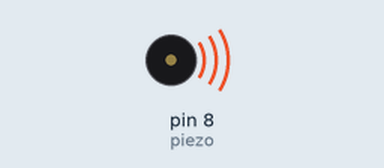
Simulated run of this sketch. Board: Arduino Nano, built with avr-gcc and run on an emulated ATmega328P. Shown: buzzer (waves = sounding).

Above: at 0.1 s.
At 104.6 s:
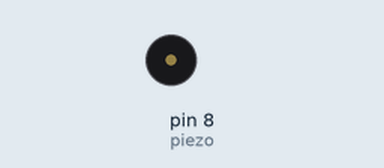
Timing chart, 0 to 106.1 s (numbered marks = the images above):
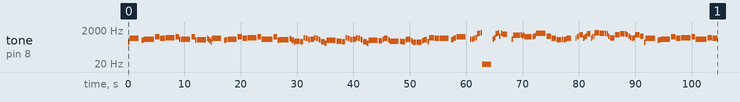

The sketch:

Omori_duet.ino
```cpp
#define C2  65
#define C3  131
#define GH2 104
#define GH3 208
#define AH2 116
#define AH3 233
#define C4  262
#define DH3 155
#define DH4 311
#define AH4 466
#define C5  523
#define GH4 416
#define DH5 622
#define AH5 932
#define C6 1046
#define G4  392
#define G5 792
#define FH4 370
#define FH5 740
#define GH5 832
#define F4  344
#define F5 688
#define A4  440
#define A5 880
#define D4  288
#define D5  576
#define G3 198
#define E4 329
#define REST 0
#define B4 494
#define CH4 277
#define CH5 554
#define E5 659
#define B2 123
#define D6 1174
#define E6 1318
#define F6 1397
#define CH6 1109
#define B5 988


int piezo = 8;
int led = 7;

volatile int beatlength = 200;
float beatseparationconstant = 0.1;

int duet_x_mytime_omori[] = {
  G4,6, E5, 1, REST,6, B4,6, C5,6, CH5,1, REST,32, G5,2, E5,2, F5,1, G5,-4, CH5,6, D5,1, REST,32, G5,-4, B4,6, C5,1, E5,12, D5,12, C5,12, A4,12, C5,12,
  G4,12, E5,1, REST,6,B4,6, C5,6, CH5,1, G5,2, E5,2, F5,1, G5,-4, CH5,6, D5,1, REST,32, G5,-4, B4,6, C5,1, REST,32, E5,12, D5,12, C5,12, A4,12, C5,12,
  G4,12, A4,6, A4,6, A4,6, GH4,-4, F5,6, E5,4, D5,16, C5,-8, D5,-4, F5,6, E5,4, D5,16, C5,-8, GH4,-4, E4,6, B4,1, REST,64, A4,6, A4,6, A4,6, GH4,-4,

  F5,6, E5,4, D5,16, C5,-8, D5,-4, F5,6, E5,4, D5,16, C5,-8, GH4,-4, E4,6, B4,1, AH4,-4, D5,6, E5,-4, C5,6, A4,1, REST,32, A4,6, GH4,-4, C5,6,
  D5,-4, AH4,6, G4,-4, G4,6, FH4,-4, AH4,6, C5,-4, GH4,6, F5,2, E5,2, E5,1, REST,6, C5,8, D5,8, E5,8, F5,8, G5,1, REST,-4, CH5,6, D5,6, E5,6, F5,6,
  D6,6, E6,6, F6,6, A6,1, REST,64, D5,6, F5,6, D6,6, F6,6, A5,6,E6,6, CH6,2, REST,-4, D5,6, B5,-2, C6,8, A5,8,B5,8, G5,-2, REST,32, G5,8,A5,8,
  B5,8, E6,1, GH5,2, E5,2, C5,2, D5,6, C5,6, D5,6,E5,2, REST,-4, E5,8, G5,8, A5,8, C6,-4, E5,8, G5,8, A5,8, D6,-4, E5,8, G5,8, A5,8, F6,2, E6,2,
  E6,6, D6,6, A5,6, F5,6, E5,6, F5,6, C6,2, D6,2, D6,6, C6,6, GH5,6, F5,6, E5,6, F5,6, C6,2, GH5,-4, G4,6, E5,1, REST,6, B4,6, C5,6, CH5,1, G5,2,
  E5,2, F5,1, REST,32, G5,-4, CH5,6, D5,1, REST,32, F5,2, E5,2,

};

int notes = sizeof(duet_x_mytime_omori) / sizeof(duet_x_mytime_omori[0]) / 2;

int wholenote = (90000 * 4) / beatlength;

int divider = 0, noteDuration = 0;

void setup() {
  for (int thisNote = 0; thisNote < notes * 2; thisNote = thisNote + 2) {

    divider = duet_x_mytime_omori[thisNote + 1];
    if (divider > 0) {
      noteDuration = (wholenote) / divider;
    } else if (divider < 0) {
      noteDuration = (wholenote) / abs(divider);
      noteDuration *= 1.5;
    }

    tone(piezo, duet_x_mytime_omori[thisNote], noteDuration*0.9);

    delay(noteDuration);


    noTone(piezo);
  }
}

void loop() {

}
```
